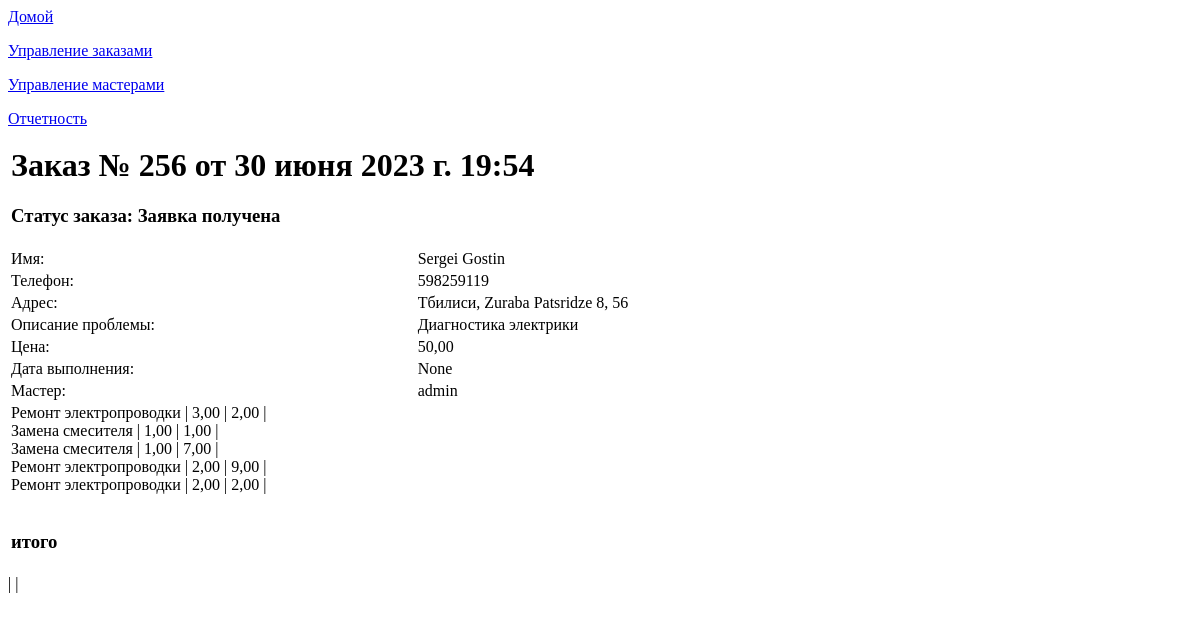
Before: /list_order/256 (signed in) with the older database file.
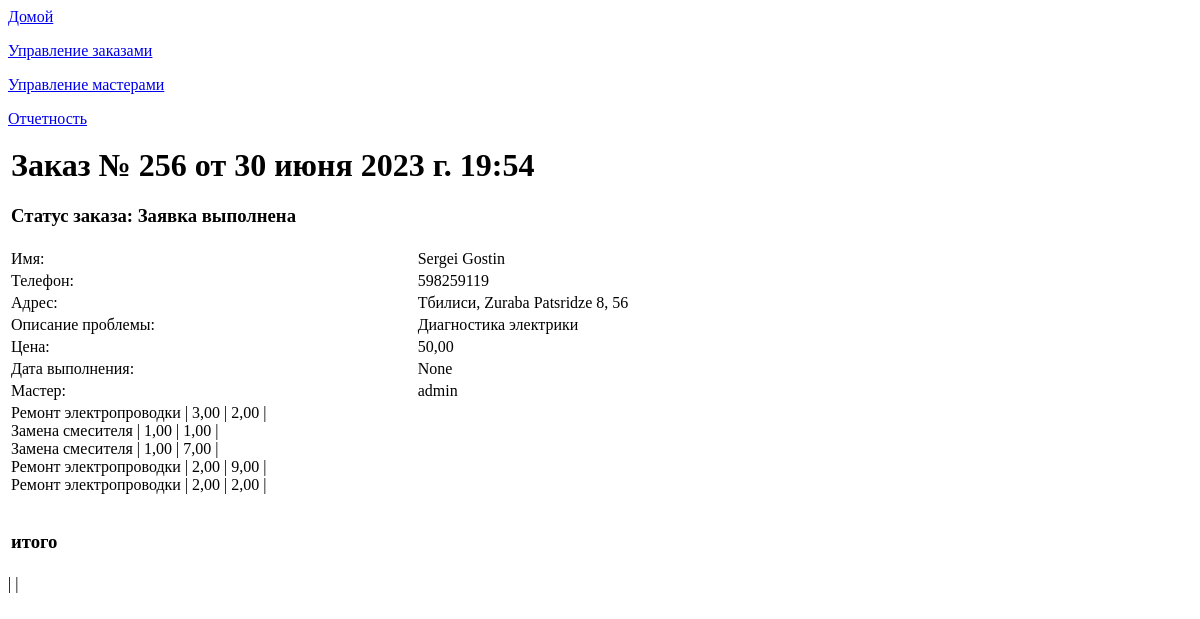
After: the same page with the newer database file.
### app_site/models.py (models this page shows)
class OrderList(models.Model):
    time_in = models.DateTimeField(auto_now_add=True, verbose_name='Дата заказа')
    time_out = models.DateTimeField(null=True, blank=True, verbose_name='Дата выполнения')
    repairer_id = models.ForeignKey(User, on_delete=models.SET_NULL, null=True, blank=True,
                                    verbose_name='Мастер', default='', )
    price = models.DecimalField(decimal_places=2, max_digits=7, null=True, blank=True, verbose_name='Стоимость работ')
    text_order = models.CharField(max_length=1500, verbose_name='Описание проблемы', blank=True, null=True)
    customer_name = models.CharField(max_length=50, verbose_name='Ваше имя')
    customer_phone = models.CharField(max_length=16, verbose_name='Номер телефона')
    customer_code = models.CharField(max_length=16, verbose_name='Код организации', blank=True, null=True)
    address_city = models.CharField(max_length=2, choices=CITY_CHOICES, default='TB', null=True, blank=True,
                                    verbose_name='Город')
    order_status = models.CharField(max_length=3, choices=ORDER_STATUS, default='BEG', null=True, blank=True,
                                    verbose_name='Статус заказа')
    address_street_app = models.CharField(max_length=150, verbose_name='Улица', null=True, blank=True)
    address_num = models.CharField(max_length=10, verbose_name='Номер дома', null=True, blank=True)
    services = models.ManyToManyField('Service', through='Invoice')

### app_site/views.py (the view)
# urls.py: path('list_order/<int:pk>', OrderDatail.as_view(), name='list_detail'),
class OrderDatail(LoginRequiredMixin, DetailView):
    model = OrderList
    template_name = 'order_detail.html'
    context_object_name = 'order'
    def get_queryset(self):
        queryset = super().get_queryset()
        self.queryset = OrderList.objects.filter(repairer_id=self.request.user)
        return self.queryset
    def get_context_data(self, **kwargs):
        context = super().get_context_data(**kwargs)
        context['repairer'] = RepairerList.objects.all()
        return context

### app_site/models.py (called while the page is built)
    def __str__(self):
        return f"{self.name}"

### app_site/templatetags/custom_filters.py (called while the page is built)
@register.filter()
def choice_tag(value, A):
    try:
        if A == 'city':
            a = dict(CITY_CHOICES)
        elif A == 'status_order':
            a = dict(ORDER_STATUS)
        elif A == 'month':
            a = dict(MONTH)
        return f'{a[value]}'
    except KeyError:
        return f''

### templates/order_detail.html
{% extends 'flatpages/default.html' %}
{% load custom_filters %}
{% load custom_tags %}
{% block body %}
<table  width="1000">
<tr><td colspan="2"><h1>Заказ № {{ order.pk}} от {{ order.time_in}} </h1>
    <h3>Статус заказа: {{ order.order_status  | choice_tag:'status_order'}}</h3>
</td></tr>
<tr><td>Имя: </td><td>{{ order.customer_name}}</td></tr>
<tr><td>Телефон: </td><td>{{ order.customer_phone }}</td></tr>
<tr><td>Адрес: </td><td>{{ order.address_city | choice_tag:'city'}},
    {{ order.address_street_app}}, {{ order.address_num}}</td></tr>
<tr><td>Описание проблемы: </td><td>{{ order.text_order}}</td></tr>
<tr><td>Цена: </td><td>{{ order.price}}</td></tr>
<tr><td>Дата выполнения: </td><td>{{ order.time_out }}</td></tr>
    {% if order.repairer_id %}
<tr><td>Мастер: </td><td>{{ order.repairer_id}}</td></tr>
    {% else %}
<tr><td>Направить заказ мастеру: </td><td>{%  for i in repairer  %}
    <a href="../add?pk_order={{ order.pk }}&pk_repairer={{i.pk}}">{{ i.s_name }} {{ i.name}}</a><br>
    {% endfor %}
</td></tr>
    {% endif %}
<tr><td colspan="2">
   {% for service in order.invoice_set.all %}
    {{ service.service_id }} | {{ service.quantity }}  | {{ service.price }} | {{ service.sum}}  <br>
    {% endfor %}<br>
<h3>итого {{ order.sum }}
</h3>
</td></tr>
</table>| {{ service.quantity }} | {{ service.price }}
{% endblock body %}

Changed rows visible on the page:
changed OrderList "Sergei Gostin": order_status|choice_tag "Заявка получена" → "Заявка выполнена"
